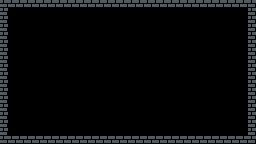

The image is a tile-based game level rendered from a .tmx file. Its description and complete source (layers, tilesets, objects, tile grids) follow:
An orthogonal 32x18 tile map with 8x8 px tiles, 1 tile layer (Tile Layer 1) and 2 objects.

<map version="1.9" tiledversion="1.9.2" orientation="orthogonal" renderorder="right-down" width="32" height="18" tilewidth="8" tileheight="8" infinite="0" nextlayerid="3" nextobjectid="5">
 <tileset firstgid="1" source="../../tilesets/bricks.tsx" />
 <layer id="1" name="Tile Layer 1" width="32" height="18">
  <data encoding="csv">
2,2,2,2,2,2,2,2,2,2,2,2,2,2,2,2,2,2,2,2,2,2,2,2,2,2,2,2,2,2,2,2,
2,0,0,0,0,0,0,0,0,0,0,0,0,0,0,0,0,0,0,0,0,0,0,0,0,0,0,0,0,0,0,2,
2,0,0,0,0,0,0,0,0,0,0,0,0,0,0,0,0,0,0,0,0,0,0,0,0,0,0,0,0,0,0,2,
2,0,0,0,0,0,0,0,0,0,0,0,0,0,0,0,0,0,0,0,0,0,0,0,0,0,0,0,0,0,0,2,
2,0,0,0,0,0,0,0,0,0,0,0,0,0,0,0,0,0,0,0,0,0,0,0,0,0,0,0,0,0,0,2,
2,0,0,0,0,0,0,0,0,0,0,0,0,0,0,0,0,0,0,0,0,0,0,0,0,0,0,0,0,0,0,2,
2,0,0,0,0,0,0,0,0,0,0,0,0,0,0,0,0,0,0,0,0,0,0,0,0,0,0,0,0,0,0,2,
2,0,0,0,0,0,0,0,0,0,0,0,0,0,0,0,0,0,0,0,0,0,0,0,0,0,0,0,0,0,0,2,
2,0,0,0,0,0,0,0,0,0,0,0,0,0,0,0,0,0,0,0,0,0,0,0,0,0,0,0,0,0,0,2,
2,0,0,0,0,0,0,0,0,0,0,0,0,0,0,0,0,0,0,0,0,0,0,0,0,0,0,0,0,0,0,2,
2,0,0,0,0,0,0,0,0,0,0,0,0,0,0,0,0,0,0,0,0,0,0,0,0,0,0,0,0,0,0,2,
2,0,0,0,0,0,0,0,0,0,0,0,0,0,0,0,0,0,0,0,0,0,0,0,0,0,0,0,0,0,0,2,
2,0,0,0,0,0,0,0,0,0,0,0,0,0,0,0,0,0,0,0,0,0,0,0,0,0,0,0,0,0,0,2,
2,0,0,0,0,0,0,0,0,0,0,0,0,0,0,0,0,0,0,0,0,0,0,0,0,0,0,0,0,0,0,2,
2,0,0,0,0,0,0,0,0,0,0,0,0,0,0,0,0,0,0,0,0,0,0,0,0,0,0,0,0,0,0,2,
2,0,0,0,0,0,0,0,0,0,0,0,0,0,0,0,0,0,0,0,0,0,0,0,0,0,0,0,0,0,0,2,
2,0,0,0,0,0,0,0,0,0,0,0,0,0,0,0,0,0,0,0,0,0,0,0,0,0,0,0,0,0,0,2,
2,2,2,2,2,2,2,2,2,2,2,2,2,2,2,2,2,2,2,2,2,2,2,2,2,2,2,2,2,2,2,2
</data>
 </layer>
 <objectgroup id="2" name="Object Layer 1">
  <object id="1" x="208" y="32">
   <properties>
    <property name="limits" type="object" value="4" />
    <property name="type" propertytype="ObjectType" value="camera_area" />
   </properties>
   <polygon points="16,0 -176,0 -176,72 16,72" />
  </object>
  <object id="4" x="-24" y="0" width="304" height="144">
   <properties>
    <property name="type" propertytype="ObjectType" value="camera_limits" />
   </properties>
  </object>
 </objectgroup>
</map>
